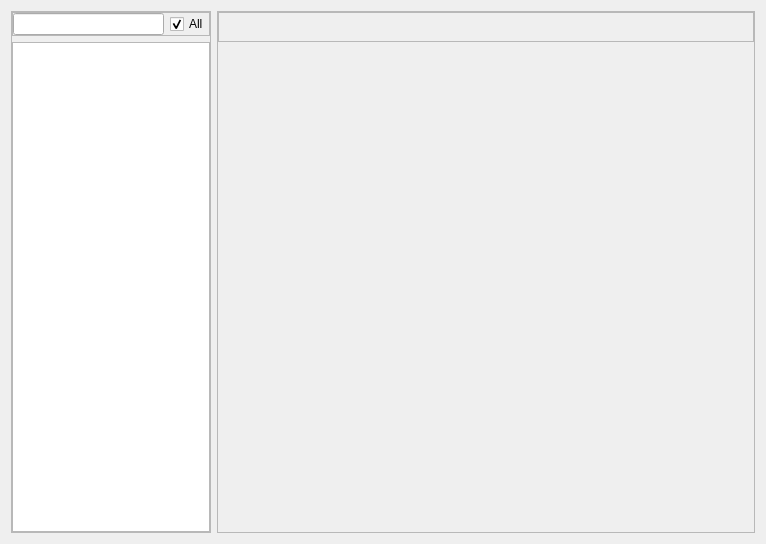
<?xml version="1.0" encoding="UTF-8"?>
<ui version="4.0">
 <class>QContextLoggerTreeView</class>
 <widget class="QWidget" name="QContextLoggerTreeView">
  <property name="geometry">
   <rect>
    <x>0</x>
    <y>0</y>
    <width>766</width>
    <height>544</height>
   </rect>
  </property>
  <property name="windowTitle">
   <string>Form</string>
  </property>
  <layout class="QGridLayout" name="gridLayout">
   <item row="0" column="0">
    <widget class="QFrame" name="frame">
     <property name="minimumSize">
      <size>
       <width>0</width>
       <height>0</height>
      </size>
     </property>
     <property name="maximumSize">
      <size>
       <width>200</width>
       <height>16777215</height>
      </size>
     </property>
     <property name="frameShape">
      <enum>QFrame::StyledPanel</enum>
     </property>
     <property name="frameShadow">
      <enum>QFrame::Raised</enum>
     </property>
     <layout class="QVBoxLayout" name="verticalLayout">
      <property name="spacing">
       <number>6</number>
      </property>
      <property name="leftMargin">
       <number>0</number>
      </property>
      <property name="topMargin">
       <number>0</number>
      </property>
      <property name="rightMargin">
       <number>0</number>
      </property>
      <property name="bottomMargin">
       <number>0</number>
      </property>
      <item>
       <widget class="QFrame" name="frame_2">
        <property name="frameShape">
         <enum>QFrame::StyledPanel</enum>
        </property>
        <property name="frameShadow">
         <enum>QFrame::Raised</enum>
        </property>
        <layout class="QGridLayout" name="gridLayout_2">
         <property name="leftMargin">
          <number>0</number>
         </property>
         <property name="topMargin">
          <number>0</number>
         </property>
         <property name="rightMargin">
          <number>0</number>
         </property>
         <property name="bottomMargin">
          <number>0</number>
         </property>
         <item row="0" column="0">
          <widget class="QLineEdit" name="filter_lineEdit">
           <property name="maximumSize">
            <size>
             <width>16777215</width>
             <height>16777215</height>
            </size>
           </property>
          </widget>
         </item>
         <item row="0" column="1">
          <widget class="QCheckBox" name="allContext_checkBox">
           <property name="text">
            <string>All</string>
           </property>
           <property name="checked">
            <bool>true</bool>
           </property>
           <property name="tristate">
            <bool>true</bool>
           </property>
          </widget>
         </item>
        </layout>
       </widget>
      </item>
      <item>
       <widget class="QListView" name="context_listView">
        <property name="maximumSize">
         <size>
          <width>16777215</width>
          <height>16777215</height>
         </size>
        </property>
       </widget>
      </item>
     </layout>
    </widget>
   </item>
   <item row="0" column="2">
    <widget class="QFrame" name="frame_3">
     <property name="minimumSize">
      <size>
       <width>100</width>
       <height>0</height>
      </size>
     </property>
     <property name="frameShape">
      <enum>QFrame::StyledPanel</enum>
     </property>
     <property name="frameShadow">
      <enum>QFrame::Raised</enum>
     </property>
     <layout class="QVBoxLayout" name="verticalLayout_3">
      <property name="leftMargin">
       <number>0</number>
      </property>
      <property name="topMargin">
       <number>0</number>
      </property>
      <property name="rightMargin">
       <number>0</number>
      </property>
      <property name="bottomMargin">
       <number>0</number>
      </property>
      <item>
       <widget class="QFrame" name="logLevel_frame">
        <property name="maximumSize">
         <size>
          <width>16777215</width>
          <height>30</height>
         </size>
        </property>
        <property name="frameShape">
         <enum>QFrame::StyledPanel</enum>
        </property>
        <property name="frameShadow">
         <enum>QFrame::Raised</enum>
        </property>
        <layout class="QHBoxLayout" name="horizontalLayout">
         <property name="leftMargin">
          <number>0</number>
         </property>
         <property name="topMargin">
          <number>0</number>
         </property>
         <property name="rightMargin">
          <number>0</number>
         </property>
         <property name="bottomMargin">
          <number>0</number>
         </property>
        </layout>
       </widget>
      </item>
      <item>
       <widget class="QWidget" name="tree_widget" native="true">
        <property name="sizePolicy">
         <sizepolicy hsizetype="Expanding" vsizetype="Preferred">
          <horstretch>0</horstretch>
          <verstretch>0</verstretch>
         </sizepolicy>
        </property>
        <property name="minimumSize">
         <size>
          <width>100</width>
          <height>0</height>
         </size>
        </property>
        <layout class="QVBoxLayout" name="verticalLayout_2">
         <property name="spacing">
          <number>0</number>
         </property>
         <property name="leftMargin">
          <number>0</number>
         </property>
         <property name="topMargin">
          <number>0</number>
         </property>
         <property name="rightMargin">
          <number>0</number>
         </property>
         <property name="bottomMargin">
          <number>0</number>
         </property>
        </layout>
       </widget>
      </item>
     </layout>
    </widget>
   </item>
  </layout>
 </widget>
 <resources/>
 <connections/>
</ui>
